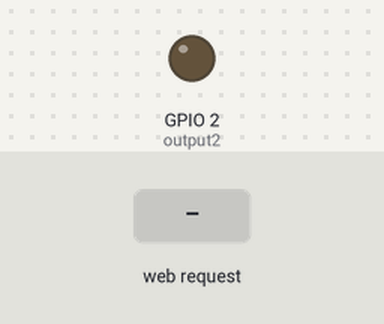
This sketch was run on a simulated ESP8266 (NodeMCU). Shown: output pins drawn as LEDs (lit = HIGH). Inputs (shaded band) come from the test bench. WiFi joins after 1.5 s; servers stay silent unless stated; what the sketch prints to the serial monitor is not drawn.

Above: at 2.7 s.
2.8 s: HTTP request GET /5/on received
At 3.7 s:
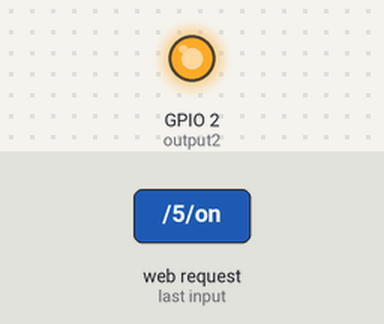
4.3 s: HTTP request GET /5/off received
At 4.9 s:
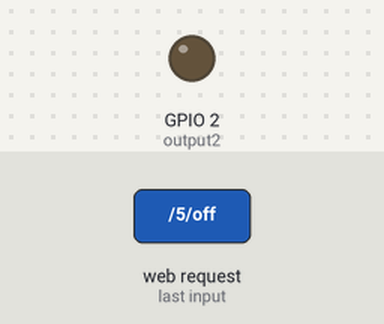
5.8 s: HTTP request GET /4/on received
At 7.0 s:
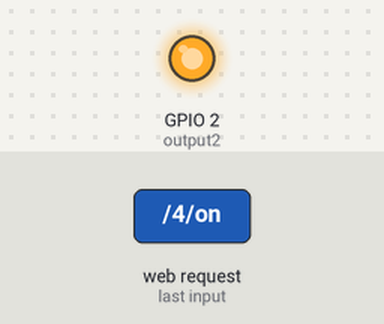
7.3 s: HTTP request GET /4/off received
At 8.4 s:
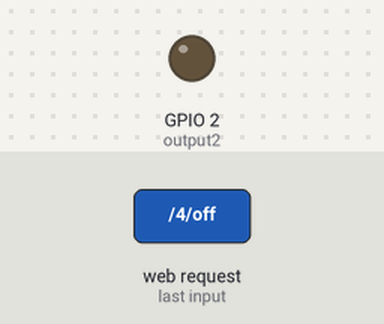
Timing chart, 0 to 9.8 s (numbered marks = the images above; inputs shaded):
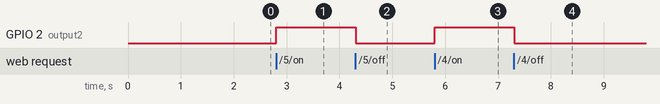

The sketch:

sketch_may05a.ino
```cpp
/*********
  Rui Santos
  Complete project details at http://randomnerdtutorials.com
*********/

// Load Wi-Fi library
#include <ESP8266WiFi.h>

// Replace with your network credentials
const char* ssid     = "AROBS Sebi";
const char* password = "arobssoft";

// Set web server port number to 80
WiFiServer server(80);

// Variable to store the HTTP request
String header;

// Auxiliar variables to store the current output state
String output2State = "off";


// Assign output variables to GPIO pins
const int output2 = 2;

// Current time
unsigned long currentTime = millis();
// Previous time
unsigned long previousTime = 0;
// Define timeout time in milliseconds (example: 2000ms = 2s)
const long timeoutTime = 2000;

void setup() {
  Serial.begin(115200);
  // Initialize the output variables as outputs
  pinMode(output2, OUTPUT);
  // Set outputs to LOW
  digitalWrite(output2, LOW);


  // Connect to Wi-Fi network with SSID and password
  Serial.print("Connecting to ");
  Serial.println(ssid);
  WiFi.begin(ssid, password);
  while (WiFi.status() != WL_CONNECTED) {
    delay(500);
    Serial.print(".");
  }
  // Print local IP address and start web server
  Serial.println("");
  Serial.println("WiFi connected.");
  Serial.println("IP address: ");
  Serial.println(WiFi.localIP());
  server.begin();
}

void loop(){
  WiFiClient client = server.available();   // Listen for incoming clients

  if (client) {                             // If a new client connects,
    Serial.println("New Client.");          // print a message out in the serial port
    String currentLine = "";                // make a String to hold incoming data from the client
    currentTime = millis();
    previousTime = currentTime;
    while (client.connected() && currentTime - previousTime <= timeoutTime) { // loop while the client's connected
      currentTime = millis();
      if (client.available()) {             // if there's bytes to read from the client,
        char c = client.read();             // read a byte, then
        Serial.write(c);                    // print it out the serial monitor
        header += c;
        if (c == '\n') {                    // if the byte is a newline character
          // if the current line is blank, you got two newline characters in a row.
          // that's the end of the client HTTP request, so send a response:
          if (currentLine.length() == 0) {
            // HTTP headers always start with a response code (e.g. HTTP/1.1 200 OK)
            // and a content-type so the client knows what's coming, then a blank line:
            client.println("HTTP/1.1 200 OK");
            client.println("Content-type:text/html");
            client.println("Connection: close");
            client.println();

            // turns the GPIOs on and off
            if (header.indexOf("GET /5/on") >= 0) {
              Serial.println("GPIO 5 on");
              output2State = "on";
              digitalWrite(output2, HIGH);
            } else if (header.indexOf("GET /5/off") >= 0) {
              Serial.println("GPIO 5 off");
              output2State = "off";
              digitalWrite(output2, LOW);
            } else if (header.indexOf("GET /4/on") >= 0) {
              Serial.println("GPIO 4 on");
              output2State = "on";
              digitalWrite(output2, HIGH);
            } else if (header.indexOf("GET /4/off") >= 0) {
              Serial.println("GPIO 4 off");
              output2State = "off";
              digitalWrite(output2, LOW);
            }

            // Display the HTML web page
            client.println("<!DOCTYPE html><html>");
            client.println("<head><meta name=\"viewport\" content=\"width=device-width, initial-scale=1\">");
            client.println("<link rel=\"icon\" href=\"data:,\">");
            // CSS to style the on/off buttons
            // Feel free to change the background-color and font-size attributes to fit your preferences
            client.println("<style>html { font-family: Helvetica; display: inline-block; margin: 0px auto; text-align: center;}");
            client.println(".button { background-color: #195B6A; border: none; color: white; padding: 16px 40px;");
            client.println("text-decoration: none; font-size: 30px; margin: 2px; cursor: pointer;}");
            client.println(".button2 {background-color: #77878A;}</style></head>");

            // Web Page Heading
            client.println("<body><h1>ESP8266 Web Server</h1>");

            // Display current state, and ON/OFF buttons for GPIO 2
            client.println("<p>GPIO 2 - State " + output2State + "</p>");
            // If the output5State is off, it displays the ON button
            if (output2State=="off") {
              client.println("<p><a href=\"/5/on\"><button class=\"button\">ON</button></a></p>");
            } else {
              client.println("<p><a href=\"/5/off\"><button class=\"button button2\">OFF</button></a></p>");
            }

            // Display current state, and ON/OFF buttons for GPIO 4
            client.println("<p>GPIO 2 - State " + output2State + "</p>");
            // If the output4State is off, it displays the ON button
            if (output2State=="off") {
              client.println("<p><a href=\"/4/on\"><button class=\"button\">ON</button></a></p>");
            } else {
              client.println("<p><a href=\"/4/off\"><button class=\"button button2\">OFF</button></a></p>");
            }
            client.println("</body></html>");

            // The HTTP response ends with another blank line
            client.println();
            // Break out of the while loop
            break;
          } else { // if you got a newline, then clear currentLine
            currentLine = "";
          }
        } else if (c != '\r') {  // if you got anything else but a carriage return character,
          currentLine += c;      // add it to the end of the currentLine
        }
      }
    }
    // Clear the header variable
    header = "";
    // Close the connection
    client.stop();
    Serial.println("Client disconnected.");
    Serial.println("");
  }
}
```

Measured:
- after the input at 2.8 s, GPIO 2 (output2): LOW → HIGH at once
- after the input at 4.3 s, GPIO 2 (output2): HIGH → LOW at once
- after the input at 5.8 s, GPIO 2 (output2): LOW → HIGH at once
- after the input at 7.3 s, GPIO 2 (output2): HIGH → LOW at once
